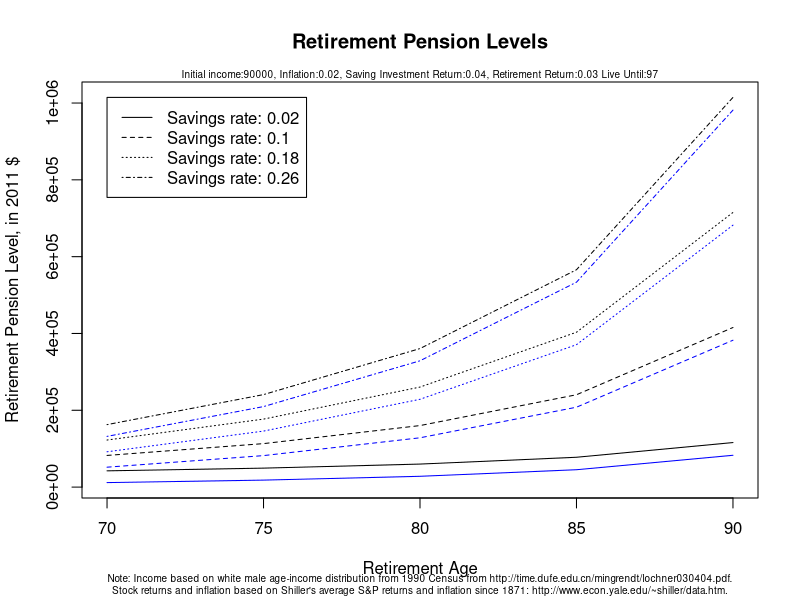
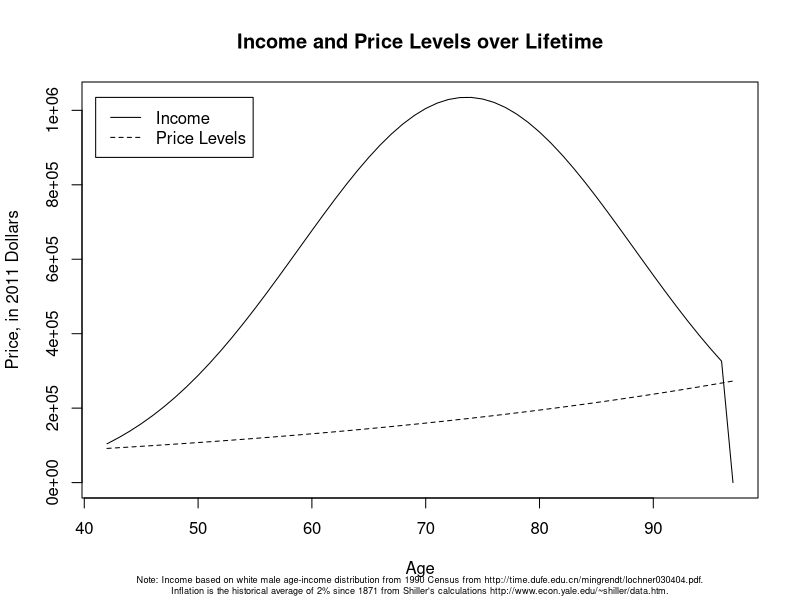

Source code (R) for these figures, in order:
ssInflation <- .024
earlyfactor <- function(birthday,retDate){
    # Thsi function takes a person's birthday and retirement date and
    # returns the social security multiplier that determines how much
    # higher or lower the monthly benefit payment will be
    today <- Sys.Date()
    now <- as.numeric(format(today,"%Y"))
    myage <- floor(as.double(today-birthday)/365.25)
    birthyear <- as.numeric(format(birthday,"%Y"))
    if (birthyear < 1938)  normalretirementdate <- birthday + 65*365.25 
    if (birthyear >= 1938 & birthyear < 1943) normalretirementdate <- birthday + 65*365.25 +365.35 * (birthyear - 1937)/6
    if (birthyear >= 1943 & birthyear < 1955) normalretirementdate <- birthday + 66*365.25
    if (birthyear >= 1955 & birthyear < 1961) normalretirementdate <- birthday + 66*365.25 +365.35 * (birthyear - 1954)/6
    if (birthyear > 1960) normalretirementdate <- birthday + 67*365.25
    as.numeric(format(normalretirementdate,"%Y"))-birthyear
    lateprice <- min(.08,.03+ceiling((birthyear - 1924)/2)*.005)
    retirementadjustmentmonths <- as.numeric(min(retDate,birthday + 70*365.25)-normalretirementdate)/(365.25/12)
    if (retirementadjustmentmonths < 0){
        retirementadjustmentmonths <- ceiling(retirementadjustmentmonths) 
        if (retirementadjustmentmonths < -36) retfactor <- .8+max(5/1200*(retirementadjustmentmonths-36),-.1)
        if (retirementadjustmentmonths >= -36) retfactor  <- 1+5/900*retirementadjustmentmonths
    }
    if (retirementadjustmentmonths >= 0){
        retirementadjustmentmonths  <-  floor(retirementadjustmentmonths)
        retfactor <- 1+lateprice/12*retirementadjustmentmonths
    }
    return(retfactor)
}

mybirthday <- as.Date('1984-11-18')
today <- Sys.Date()
myage <- floor(as.double(today-mybirthday)/365.25)
now <- as.numeric(format(today,"%Y"))

T2<-97-myage
w0<-25000
t<-seq(1,T2)
investmentReturn<-.04
#investmentReturn<-.04
#This return level is from Shiller's website:
#http://www.econ.yale.edu/~shiller/data.htm
retirementInvestmentReturn<-.03
inflation<-.02
#initialIncome=log(50000)
initialIncome=log(90000)
a <- read.csv('wages.csv',head=TRUE,sep="\t")
#These are historical wage levels for the last 59 years for SS
res <- line(a$Year,log(a$Index))
#incomeIndex[a$Year] <- a$Index
time <- seq(min(a$Year), now+T2-1)
#p <- exp(res$coefficients[1]  + res$coefficients[2]*time)
#p <- 40711.61 * (1+ssInflation)^(time-2009)
#p[1:length(a$Index)] <- a$Index
#scale <- p/p[1]

avgwage <- 40711.61 
#http://www.ssa.gov/oact/COLA/piaformula.html
initwage <- 9779.44
bp1 <- round(180 * avgwage/initwage)
bp2 <- round(1085 *avgwage/initwage)
estate <- 500000
pension <- function(retirementDate,sR,ssType){
    #This function calculates the final yearly permanent income, in real
    #terms, if a person saves at a given rate and gets ss under a given
    #rule, and retires at a certain time.  I will likely in the future make
    #this take income as an input too.
    today <- Sys.Date()
    j <- retirementDate - today
    T1 <- floor(as.double(retirementDate - today)/365.25)
    returnHistory <- rep(investmentReturn,T2-1)
    returnHistory[t>=T1] <- retirementInvestmentReturn
    income <- (exp(initialIncome + .1301*t - .0023*t^2)*(1+inflation)^t) * (t < T1)
    #income comes from Heckman's 50 years of Mincer regressions:
    ##http://time.dufe.edu.cn/mingrendt/lochner030404.pdf, table 2 for white Men in 1990
    retirementConsumptionPath <- ((1+inflation)^t) * (t >=T1)
    savingsRate <- sR

    remaining <- function(retirementIncomeGoal){
        #This functino calculates how much money you would be left with if
        #you had given income levels and then spent at retirementIncomeGoal
        #real levels durign retirement
        X <- diag(T2) - rbind(rep(0,T2),cbind(diag(returnHistory[2:T2]+1),rep(0,T2-1)))
        q <- savingsRate*income -  retirementConsumptionPath * retirementIncomeGoal
        q[1] <- q[1]+w0
        savings <- solve(X) %*% q
        return((savings[T2])^2)
    }

    calcSavings <- function(retirementIncomeGoal){
        #This function calculates savings, income, and consumption paths for
        #a given level of retirement income.  It calculates the state
        #savings in the same way as the remaining function, but produces
        #other output too.  is also optimized over to
        #choose a level of savinsg that is attainable
        X <- diag(T2) - rbind(rep(0,T2),cbind(diag(returnHistory[2:T2]+1),rep(0,T2-1)))
        q <- savingsRate*income -  retirementConsumptionPath * retirementIncomeGoal
        q[1] <- q[1]+w0
        savings <- solve(X) %*% q
        #return((savings[T2]-estate*(1+inflation)^T2)^2)
        ss <- calcSS(ssType)
        return(list(savings=savings,consumption=(1-savingsRate)*income + retirementConsumptionPath * retirementIncomeGoal,socialSecurity=ss))
    }

    calcSS <- function(type='current'){
        #This function calculates social security payments given a lifetime
        #stream of earnings
        if (type == 'none') return(0)
        if (type == 'current'){
            #income <- (exp(initialIncome + .1301*t - .0023*t^2)) 
            ficamax <- 106800*(1+ssInflation)^(t-1)
            indexedIncome <- sapply(income,min,106800*(1+ssInflation)^(t-1))/(avgwage*(1+ssInflation)^(t-1))
            aime <- mean(sort(indexedIncome,decreasing=TRUE)[1:35])
            bp1 <- 180 /initwage
            bp2 <- 1085 /initwage
            piaFactor <- .9*min(aime,bp1) + .32*(min(aime,bp2)-bp1) + .15*min(aime-bp2,0)
            yearlyFactor <- 12 * piaFactor
            early <- earlyfactor(mybirthday,retirementDate)
            ss <- early * yearlyFactor * avgwage*(1+ssInflation)^(t-1) * (t >=T1)
            return(ss)
        }
        if (type == 'bowles-simpson'){
            ficamax <- 106800*(1+ssInflation)^(t-1)
            indexedIncome <- sapply(income,min,106800*(1+ssInflation)^(t-1))/(avgwage*(1+ssInflation)^(t-1))
            aime <- mean(sort(indexedIncome,decreasing=TRUE)[1:35])
            bp1 <- 180 /initwage
            bp2 <- 1085 /initwage
            piaFactor <- .9*min(aime,bp1) + .32*(min(aime,bp2)-bp1) + .15*min(aime-bp2,0)
            yearlyFactor <- 12 * piaFactor
            early <- earlyfactor(mybirthday,retirementDate)
            ss <- early * yearlyFactor * avgwage*(1+ssInflation)^(t-1) * (t >=T1)
            return(ss)
        }
        if (type == 'domenici-rivlin'){
            ficamax <- 106800*(1+ssInflation)^(t-1)
            indexedIncome <- sapply(income,min,106800*(1+ssInflation)^(t-1))/(avgwage*(1+ssInflation)^(t-1))
            aime <- mean(sort(indexedIncome,decreasing=TRUE)[1:35])
            bp1 <- 180 /initwage
            bp2 <- 1085 /initwage
            piaFactor <- .9*min(aime,bp1) + .32*(min(aime,bp2)-bp1) + .15*min(aime-bp2,0)
            yearlyFactor <- 12 * piaFactor
            early <- earlyfactor(mybirthday,retirementDate)
            ss <- early * yearlyFactor * avgwage*(1+ssInflation)^(t-1) * (t >=T1)
            return(ss)
        }
    }
    optimal <- optimize(remaining, interval=c(1000,1000000))$minimum
    return(list(consumption=optimal,savings=calcSavings(optimal),income=income))
}

s <- seq(.02,.26,by=.08)
retirementage <- seq(Sys.Date()+29*365.25 ,Sys.Date()+49*365.25, by=5*365.25)
testoutput <- pension(as.Date("2083-10-22"),.15,'current')
z <- matrix(0,nrow=length(s),ncol=length(retirementage),dimnames=c(list(s),list(retirementage)))
noss <- matrix(0,nrow=length(s),ncol=length(retirementage),dimnames=c(list(s),list(retirementage)))
today <- Sys.Date()

for(i in 1:length(s)){
    for(j in 1:length(retirementage)){
        result <- pension(retirementage[j],s[i],'current')
        ssStartTime <- floor(as.double(retirementage[j]-today)/365.25)
        #print(c(result$savings$socialSecurity[result$savings$socialSecurity>0][1]*(1+inflation)^(-ssStartTime),result$consumption))
        z[i,j] <- result$consumption + result$savings$socialSecurity[result$savings$socialSecurity>0][1]*(1+inflation)^(-ssStartTime)
        noss[i,j] <- result$consumption 
        #z and noss are matrices of final permanent incomes at retirement,
        #in current dollars, for retirement at age j and saving at rate s
    }
}

pdf('Pensions.pdf')
a <- floor(as.double(retirementage-mybirthday)/365.25)
plot(a,z[length(s),],type="n",ylim=range(z,noss),xlab="Retirement Age",ylab="Retirement Pension Level, in 2011 $")
title(main="Retirement Pension Levels", sub=paste("Note: Income based on white male age-income distribution from 1990 Census from http://time.dufe.edu.cn/mingrendt/lochner030404.pdf.
Stock returns and inflation based on Shiller's average S&P returns and inflation since 1871: http://www.econ.yale.edu/~shiller/data.htm."), cex.sub=.6)
mtext(paste("Initial income:" ,exp(initialIncome), ", Inflation:", inflation, ", Saving Investment Return:",investmentReturn, ", Retirement Return:", retirementInvestmentReturn ," Live Until:",T2+myage,sep=""), cex=.6) 
for(i in 1:length(s)){
    lines(a,z[i,],lty=i)
    lines(a,noss[i,],lty=i,col="blue")
}
legend(a[1],range(z)[2],paste("Savings rate:",s),lty=1:length(s))
dev.off()

pdf('income.pdf')
plot(t+myage,testoutput$income,type="n",xlab="Age",ylab="Price, in 2011 Dollars")
lines(t+myage,testoutput$income, lty=1)
prices <- exp(initialIncome)*(1+inflation)^t
lines(t+myage,prices, lty=2)
title("Income and Price Levels over Lifetime",sub="Note: Income based on white male age-income distribution from 1990 Census from http://time.dufe.edu.cn/mingrendt/lochner030404.pdf.
Inflation is the historical average of 2% since 1871 from Shiller's calculations http://www.econ.yale.edu/~shiller/data.htm.", cex.sub=.55)
legend(myage,range(testoutput$income)[2],c("Income","Price Levels"),lty=1:2)
dev.off()

#My life expectancy stuff is this:
#Life Expectancy: 86.09
#Lower Quartile : 78.48
#Median Lifetime: 88.47
#Upper Quartile : 96.51
#This is from here:http://gosset.wharton.upenn.edu/mortality/perl/CalcForm.html
#I wanted to use a weibull distributino and roughly match the shape of the
#lines in this table: http://www.ssa.gov/oact/NOTES/as120/LifeTables_Body.html
#It looks like pweibull(x,7.75,scale=92.5) looks pretty decent and more or less
#matches my moments
